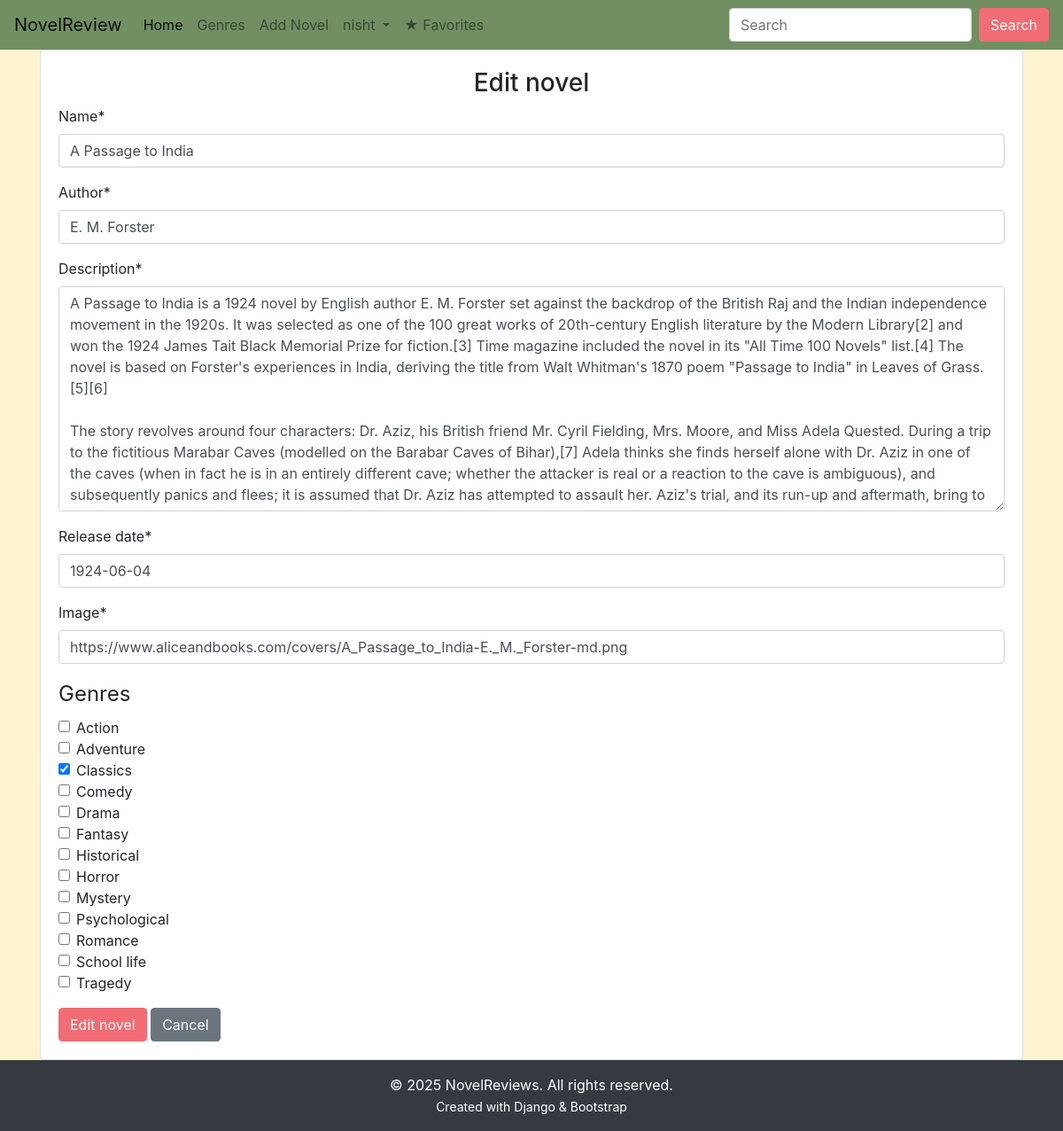
The page /editnovels/4/ (signed in) on the database as committed earlier.
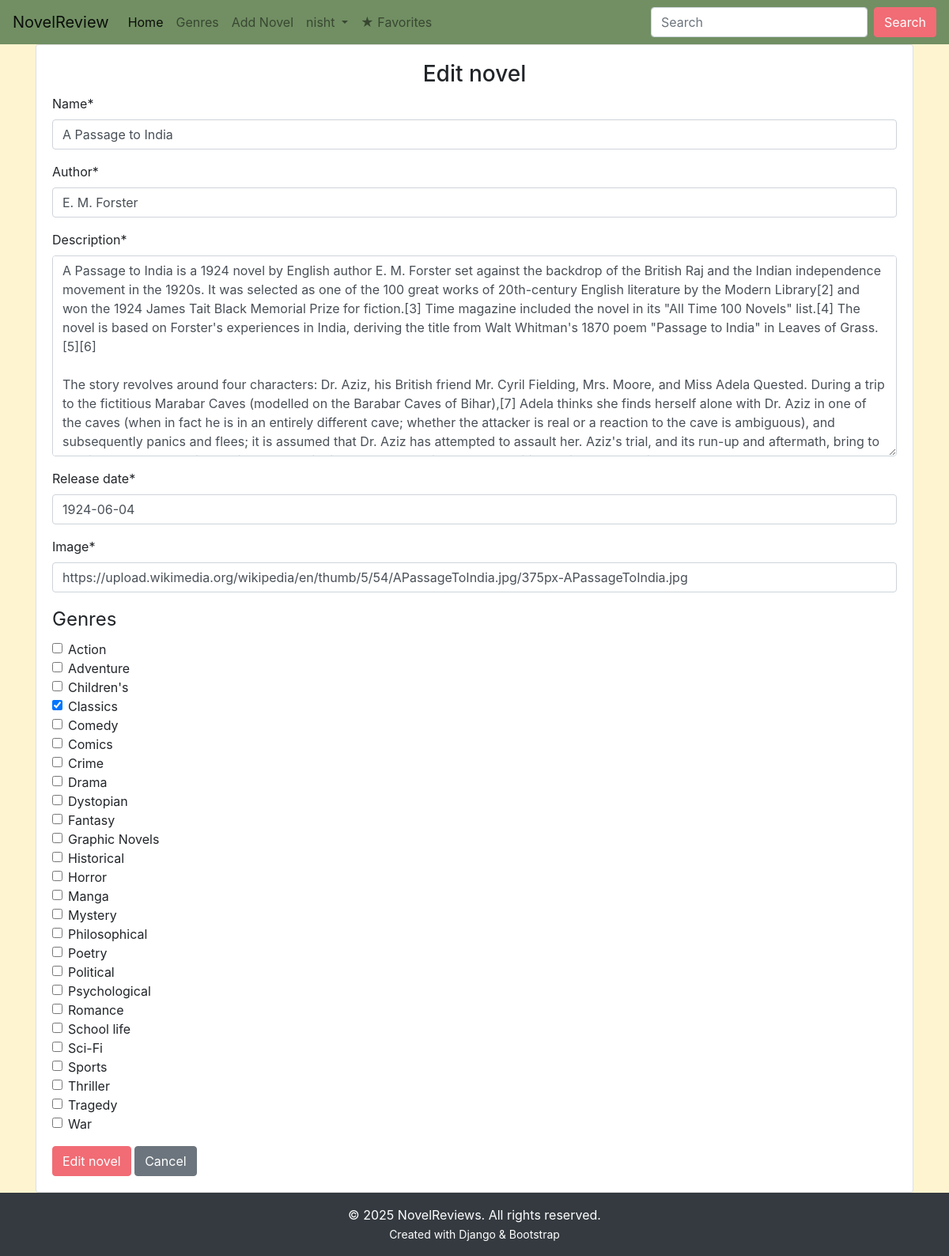
The same page on the database as committed later.
### main/models.py (models this page shows, shortened)
class Novel(models.Model):
    name = models.CharField(max_length=300)
    author = models.CharField(max_length=300)
    description = models.TextField(max_length=5000)
    release_date = models.DateField()
    averageRating = models.FloatField(default=0)
    image = models.URLField(default=None, null=True, max_length=500)
    genres = models.ManyToManyField('Genre', blank=True)

class Genre(models.Model):
    name = models.CharField(max_length=100, unique=True, verbose_name="Genre name")
    description = models.TextField(blank=True, null=True, verbose_name="Description")
    class Meta:
        ordering = ['name']
        verbose_name = 'Genre'
        verbose_name_plural = 'Genres'
    def __str__(self):
        return self.name

### main/views.py (the view)
# urls.py: path('editnovels/<int:id>/', views.edit_novels, name="edit_novels"),
@login_required
def edit_novels(request, id):
    if request.user.is_superuser:
        novel = Novel.objects.get(id=id)
        if request.method == "POST":
            form = NovelForm(request.POST or None, instance=novel)
            if form.is_valid():
                data = form.save()
                data.save()
                return redirect("main:detail", id)
        else:
            form = NovelForm(instance=novel)
        return render(request, 'main/addnovels.html', {"form": form, "controller": "Edit novel"})
    else:
        return redirect("main:home")

### main/forms.py
class NovelForm(forms.ModelForm):
    class Meta:
        model = Novel
        fields = ('name', 'author', 'description', 'release_date', 'image', 'genres')
        widgets = {
            'genres': forms.CheckboxSelectMultiple(),
        }

### main/templates/main/addnovels.html (shortened to what this page needs)
{%  extends 'main/base.html' %}
{% load crispy_forms_tags %}
{%  block content %}
<div class="container">
    <div class="card">
        <div class="card-body">
            <h3 class="text-center">{{ controller }}</h3>
            <form action="" method="POST">
                {{ form | crispy }}
                <input type="submit" value="{{ controller }}" class="btn btn-outline-pink">
                <a href="#" onclick="window.history.back(); return false;" class="btn btn-secondary">Cancel</a>
            </form>
        </div>
    </div>
</div>
{%  endblock %}

Rows that differ between the two databases and show on the page:
changed Novel "E. M. Forster": image "https://www.aliceandbooks.com/covers/A_Passage_to_India-E._M._Forster-md.png" → "https://upload.wikimedia.org/wikipedia/en/thumb/5/54/APassageToIndia.jpg/375px-APassageToIndia.jpg"
Other text that changed with them:
form field genres: "☐ ☐ ☑ ☐ ☐ ☐ ☐ ☐ ☐ ☐ ☐ ☐ ☐" → "☐ ☐ ☐ ☑ ☐ ☐ ☐ ☐ ☐ ☐ ☐ ☐ ☐ ☐ ☐ ☐ ☐ ☐ ☐ ☐ ☐ ☐ ☐ ☐ ☐ ☐"
text no longer shown: "Name * Author * Description * Release date * Image * Genres Action Adventure Classics Comedy Drama Fantasy Historical Horror Mystery Psychological Romance School life Tragedy"
text now shown: "Name * Author * Description * Release date * Image * Genres Action Adventure Children's Classics Comedy Comics Crime Drama Dystopian Fantasy Graphic Novels Historical Horror Manga Mystery Philosophical Poetry Political Psychological Romance School life Sci-Fi Sports Thriller Tragedy War"
